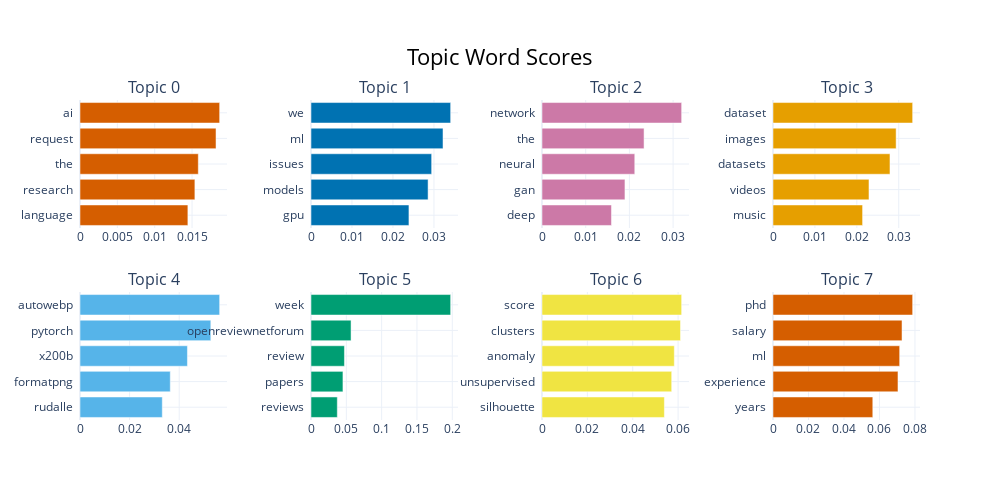

Here is the notebook cell this chart was saved with:
### Code cell
try:
    topic_model.visualize_barchart()
except Exception as e:
    print(f"An error occurred during barchart visualization: {e}")

topic_model.visualize_barchart()

### Figure 1 — Plotly figure (JSON) as saved in the notebook; plotly's stock layout.template omitted (floating-point values rounded to 4 significant figures)
{"data": [{"marker": {"color": "#D55E00"}, "orientation": "h", "type": "bar", "x": [0.01444, 0.01538, 0.01584, 0.01821, 0.01869], "xaxis": "x", "y": ["language  ", "research  ", "the  ", "request  ", "ai  "], "yaxis": "y"}, {"marker": {"color": "#0072B2"}, "orientation": "h", "type": "bar", "x": [0.0239, 0.02857, 0.02944, 0.03221, 0.03408], "xaxis": "x2", "y": ["gpu  ", "models  ", "issues  ", "ml  ", "we  "], "yaxis": "y2"}, {"marker": {"color": "#CC79A7"}, "orientation": "h", "type": "bar", "x": [0.0159, 0.01899, 0.02123, 0.02336, 0.03196], "xaxis": "x3", "y": ["deep  ", "gan  ", "neural  ", "the  ", "network  "], "yaxis": "y3"}, {"marker": {"color": "#E69F00"}, "orientation": "h", "type": "bar", "x": [0.02138, 0.0229, 0.02791, 0.02938, 0.03332], "xaxis": "x4", "y": ["music  ", "videos  ", "datasets  ", "images  ", "dataset  "], "yaxis": "y4"}, {"marker": {"color": "#56B4E9"}, "orientation": "h", "type": "bar", "x": [0.03318, 0.0364, 0.04332, 0.05274, 0.05631], "xaxis": "x5", "y": ["rudalle  ", "formatpng  ", "x200b  ", "pytorch  ", "autowebp  "], "yaxis": "y5"}, {"marker": {"color": "#009E73"}, "orientation": "h", "type": "bar", "x": [0.03724, 0.04522, 0.04733, 0.05669, 0.1977], "xaxis": "x6", "y": ["reviews  ", "papers  ", "review  ", "openreviewnetforum  ", "week  "], "yaxis": "y6"}, {"marker": {"color": "#F0E442"}, "orientation": "h", "type": "bar", "x": [0.05395, 0.05717, 0.05832, 0.06106, 0.06156], "xaxis": "x7", "y": ["silhouette  ", "unsupervised  ", "anomaly  ", "clusters  ", "score  "], "yaxis": "y7"}, {"marker": {"color": "#D55E00"}, "orientation": "h", "type": "bar", "x": [0.05623, 0.07042, 0.07137, 0.0727, 0.07869], "xaxis": "x8", "y": ["years  ", "experience  ", "ml  ", "salary  ", "phd  "], "yaxis": "y8"}], "layout": {"annotations": [{"font": {"size": 16}, "showarrow": false, "text": "Topic 0", "x": 0.0875, "xanchor": "center", "xref": "paper", "y": 1, "yanchor": "bottom", "yref": "paper"}, {"font": {"size": 16}, "showarrow": false, "text": "Topic 1", "x": 0.3625, "xanchor": "center", "xref": "paper", "y": 1, "yanchor": "bottom", "yref": "paper"}, {"font": {"size": 16}, "showarrow": false, "text": "Topic 2", "x": 0.6375, "xanchor": "center", "xref": "paper", "y": 1, "yanchor": "bottom", "yref": "paper"}, {"font": {"size": 16}, "showarrow": false, "text": "Topic 3", "x": 0.9125, "xanchor": "center", "xref": "paper", "y": 1, "yanchor": "bottom", "yref": "paper"}, {"font": {"size": 16}, "showarrow": false, "text": "Topic 4", "x": 0.0875, "xanchor": "center", "xref": "paper", "y": 0.4, "yanchor": "bottom", "yref": "paper"}, {"font": {"size": 16}, "showarrow": false, "text": "Topic 5", "x": 0.3625, "xanchor": "center", "xref": "paper", "y": 0.4, "yanchor": "bottom", "yref": "paper"}, {"font": {"size": 16}, "showarrow": false, "text": "Topic 6", "x": 0.6375, "xanchor": "center", "xref": "paper", "y": 0.4, "yanchor": "bottom", "yref": "paper"}, {"font": {"size": 16}, "showarrow": false, "text": "Topic 7", "x": 0.9125, "xanchor": "center", "xref": "paper", "y": 0.4, "yanchor": "bottom", "yref": "paper"}], "height": 500, "hoverlabel": {"bgcolor": "white", "font": {"family": "Rockwell", "size": 16}}, "showlegend": false, "title": {"font": {"color": "Black", "size": 22}, "text": "Topic Word Scores", "x": 0.5, "xanchor": "center", "yanchor": "top"}, "width": 1000, "xaxis": {"anchor": "y", "domain": [0, 0.175], "showgrid": true}, "xaxis2": {"anchor": "y2", "domain": [0.275, 0.45], "showgrid": true}, "xaxis3": {"anchor": "y3", "domain": [0.55, 0.725], "showgrid": true}, "xaxis4": {"anchor": "y4", "domain": [0.825, 1], "showgrid": true}, "xaxis5": {"anchor": "y5", "domain": [0, 0.175], "showgrid": true}, "xaxis6": {"anchor": "y6", "domain": [0.275, 0.45], "showgrid": true}, "xaxis7": {"anchor": "y7", "domain": [0.55, 0.725], "showgrid": true}, "xaxis8": {"anchor": "y8", "domain": [0.825, 1], "showgrid": true}, "yaxis": {"anchor": "x", "domain": [0.6, 1], "showgrid": true}, "yaxis2": {"anchor": "x2", "domain": [0.6, 1], "showgrid": true}, "yaxis3": {"anchor": "x3", "domain": [0.6, 1], "showgrid": true}, "yaxis4": {"anchor": "x4", "domain": [0.6, 1], "showgrid": true}, "yaxis5": {"anchor": "x5", "domain": [0, 0.4], "showgrid": true}, "yaxis6": {"anchor": "x6", "domain": [0, 0.4], "showgrid": true}, "yaxis7": {"anchor": "x7", "domain": [0, 0.4], "showgrid": true}, "yaxis8": {"anchor": "x8", "domain": [0, 0.4], "showgrid": true}}}
